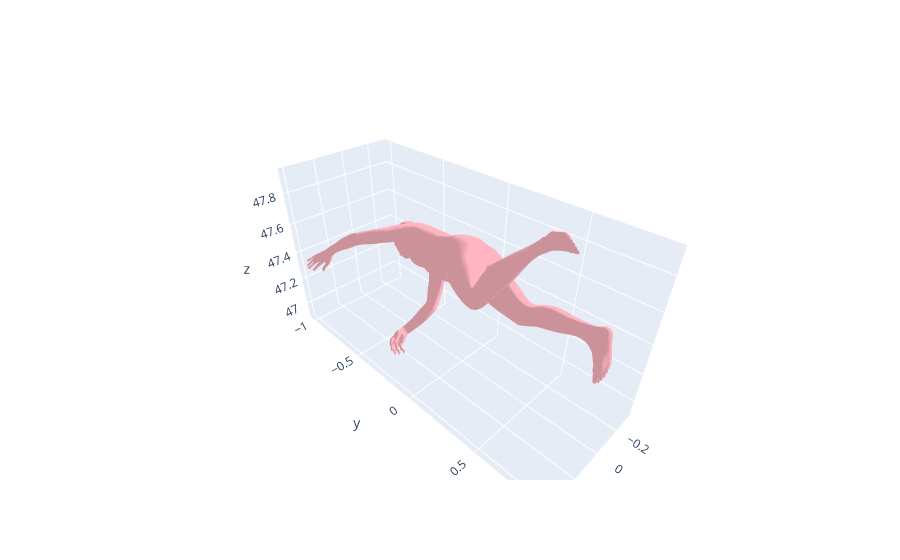

Write notebook code for a chart like this one.
### Code cell
import smplx
import torch
import numpy as np

# ---------- 1️⃣ 加载模型 ----------
model = smplx.create(
    "/mnt/nvme/kimi/work/SMPLer-X/common/utils/human_model_files/smplx/SMPLX_NEUTRAL.npz",
    model_type="smplx",
    ext='npz',
    use_pca=False
).to('cpu')

# ---------- 2️⃣ 加载 SMPLX 参数 ----------
npz_path = "/mnt/nvme/kimi/work/SMPLer-X/demo/results/Dance_origin/smplx/00085_0.npz"
params = np.load(npz_path)

# 工具函数：转换为 torch tensor
def to_tensor(x):
    return torch.tensor(x, dtype=torch.float32)

# 将 (B, n, 3) 展开成 (B, n*3)
def flatten_pose(pose):
    if pose.ndim == 3:
        return pose.reshape(pose.shape[0], -1)
    return pose

# ---------- 3️⃣ 提取并格式化 ----------
global_orient = to_tensor(params['global_orient'])          # (1, 3)
body_pose = to_tensor(params['body_pose']).unsqueeze(0)  #(1, 21, 3)
left_hand_pose = to_tensor(flatten_pose(params['left_hand_pose']))  # (1, 45)
right_hand_pose = to_tensor(flatten_pose(params['right_hand_pose']))# (1, 45)
jaw_pose = to_tensor(params['jaw_pose'])                    # (1, 3)
leye_pose = to_tensor(params['leye_pose'])                  # (1, 3)
reye_pose = to_tensor(params['reye_pose'])                  # (1, 3)
betas = to_tensor(params['betas'])                          # (1, 10)
expression = to_tensor(params['expression'])                # (1, 10)
transl = to_tensor(params['transl'])                        # (1, 3)

print(betas.shape)
print(expression.shape)
print(body_pose.shape)

# ---------- 4️⃣ 前向推理 ----------
output = model(
    betas=betas,
    expression=expression,
    body_pose=body_pose,
    global_orient=global_orient,
    left_hand_pose=left_hand_pose,
    right_hand_pose=right_hand_pose,
    jaw_pose=jaw_pose,
    leye_pose=leye_pose,
    reye_pose=reye_pose,
    transl=transl,
    return_verts=True
)

# ---------- 5️⃣ 输出 mesh ----------
vertices = output.vertices.detach().cpu().numpy().squeeze()
faces = model.faces

print("✅ SMPLX forward success")
print("vertices:", vertices.shape)
print("faces:", faces.shape)
import plotly.graph_objects as go

x, y, z = vertices[:,0], vertices[:,1], vertices[:,2]
i, j, k = model.faces[:,0], model.faces[:,1], model.faces[:,2]

fig = go.Figure(data=[go.Mesh3d(
    x=x, y=y, z=z,
    i=i, j=j, k=k,
    color='lightpink',
    opacity=1.0
)])
fig.show()

### Figure 1 — Plotly figure (JSON) as saved in the notebook; plotly's stock layout.template omitted (floating-point values rounded to 4 significant figures; data arrays with more than 128 entries replaced by an {"elided": "..."} marker saying what was removed)
{"data": [{"color": "lightpink", "i": {"elided": "20908 int values"}, "j": {"elided": "20908 int values"}, "k": {"elided": "20908 int values"}, "opacity": 1, "type": "mesh3d", "x": {"elided": "10475 float values"}, "y": {"elided": "10475 float values"}, "z": {"elided": "10475 float values"}}], "layout": {}}
